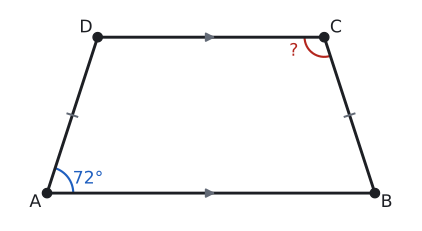

Python code for this plot:
import sys; sys.path.insert(0, "tools")
from cizim import *

P = lambda x, y: np.array([float(x), float(y)])
uz = lambda U, V: round(float(np.linalg.norm(U - V)), 4)
def acisi(K, U, V):
    u, v = U - K, V - K
    return round(float(np.degrees(np.arccos(np.dot(u, v) / np.linalg.norm(u) / np.linalg.norm(v)))), 3)
def kesis(p, u, q, v):
    t = np.linalg.solve(np.array([u, -v]).T, q - p); return p + t[0] * u
def birim(U, V):
    t = (V - U) / np.linalg.norm(V - U); return t, np.array([-t[1], t[0]])
def paralel_isareti(U, V, f=0.5):
    M = U + f * (V - U); t, _ = birim(U, V)
    ax.annotate("", xy=M + 0.3 * S * t, xytext=M - 0.3 * S * t, arrowprops=dict(arrowstyle="-|>", color=SOLUK, lw=1.4, mutation_scale=14))
def cetik(U, V, n=1, renk=SOLUK, f=0.5):
    M = U + f * (V - U); t, m = birim(U, V)
    for i in range(n):
        c = M + (i - (n - 1) / 2) * 0.2 * S * t
        ax.plot(*zip(c - 0.22 * S * m, c + 0.22 * S * m), color=renk, lw=1.5)
def olcu(U, V, metin, d=0.5, renk=YAZI, fs=13):
    """[UV] ortasına, U->V yönünün soluna d*S uzağa yazı (d < 0: sağına)."""
    M = (U + V) / 2; _, m = birim(U, V)
    ax.text(*(M + d * S * m), metin, ha="center", va="center", color=renk, fontsize=fs)
def dik_isareti(K, U, V, r=0.4):
    a_ = (U - K) / np.linalg.norm(U - K) * r * S; b_ = (V - K) / np.linalg.norm(V - K) * r * S
    ax.plot(*zip(K + a_, K + a_ + b_, K + b_), color=SOLUK, lw=1.3)
def harf(Q, metin, dx, dy, renk=YAZI, fs=13):
    ax.text(Q[0] + dx * S, Q[1] + dy * S, metin, ha="center", va="center", color=renk, fontsize=fs)
def cizgi(U, V, renk=YAZI, lw=2.2, ls="-"):
    ax.plot(*zip(U, V), color=renk, lw=lw, ls=ls)
def basla(xmin, xmax, ymin, ymax, en=5.5):
    global fig, ax
    fig, ax = sekil(en, en * (ymax - ymin) / (xmax - xmin))
    ax.set_aspect("equal"); ax.axis("off"); ax.set_xlim(xmin, xmax); ax.set_ylim(ymin, ymax)
def yamuk(A, B, C, D, dolgu=None):
    if dolgu: ax.add_patch(patches.Polygon([A, B, C, D], closed=True, facecolor=dolgu, edgecolor="none"))
    ax.plot(*zip(A, B, C, D, A), color=YAZI)
    for Q in (A, B, C, D): nokta(ax, *Q, "")
def koseler(A, B, C, D):
    harf(A, "A", -0.5, -0.4); harf(B, "B", 0.5, -0.4); harf(C, "C", 0.5, 0.4); harf(D, "D", -0.5, 0.4)

# Soru 1: ikizkenar yamuk, m(A) = 72° -> m(C) = 108°.
a, kol, t = 10, 5, np.radians(72)
A, B = P(0, 0), P(a, 0); D = P(kol * np.cos(t), kol * np.sin(t)); C = P(a - kol * np.cos(t), kol * np.sin(t))
S = a / 14
print("A", acisi(A, B, D), "C", acisi(C, B, D))
basla(-1.2, a + 1.2, -0.9, D[1] + 0.9)
yamuk(A, B, C, D); koseler(A, B, C, D)
cetik(A, D); cetik(B, C); paralel_isareti(A, B); paralel_isareti(D, C)
aci(ax, A, B, D, r=0.8, renk=MAVI); aci(ax, C, D, B, r=0.6, renk=KIRMIZI)
harf(A, "72°", 1.75, 0.6, MAVI); harf(C, "?", -1.3, -0.6, KIRMIZI)
kaydet(fig, __file__)
